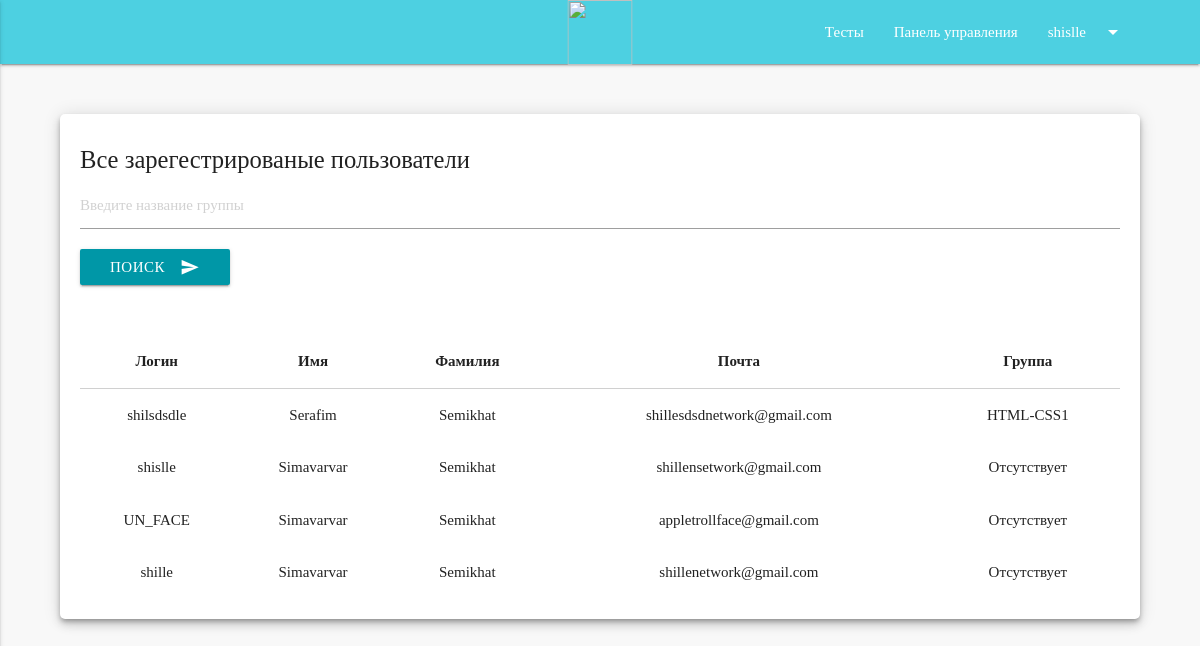
The page /admin-groups (signed in) on the database its author committed.
### tables this page shows
CREATE TABLE `users` (
  `id` int(11) NOT NULL,
  `login` varchar(255) NOT NULL,
  `password` varchar(255) NOT NULL,
  `name` varchar(255) DEFAULT NULL,
  `surname` varchar(255) NOT NULL,
  `birth_date` varchar(255) NOT NULL,
  `email` varchar(255) NOT NULL,
  `token` text NOT NULL,
  `verefy` int(11) NOT NULL,
  `tel` varchar(255) NOT NULL,
  `registration_date` date NOT NULL,
  `group_id` varchar(255) NOT NULL DEFAULT 'Отсутствует',
  `role_id` int(11) NOT NULL
);

### app/Connection.php (called while the page is built, shortened)
<?php
class Connection
{
    private static $instance;
    private $connection;
    private function __construct()
    {
        $this->connection = new mysqli(self::SERVER_NAME, self::USERNAME, self::PASSWORD, self::DB_NAME);
        $this->connection->set_charset("utf8");
    }
    public static function getInstance()
    {
        if (!self::$instance) {
            self::$instance = new Connection();
        }
        return self::$instance;
    }
    public function query($sql) {
        return $this->connection->query($sql);
    }
}

### app/UserObject.php (called while the page is built, shortened)
<?php
class UserObject extends AbstractModel{
    function query($sql)
    {
        return Connection::getInstance()->query($sql);
    }
    public function getElementsTable($row_table,$id)
    {
        $getGroup =  $this->query("SELECT `$row_table` FROM `users` WHERE id='$id'");
        $row_ass = $getGroup->fetch_assoc();
        return $row_ass[$row_table];
    }
}

### app/Admin.php (called while the page is built, shortened)
<?php
class Admin extends UserObject {
    private $table = '`users`';
    public function AllTable(){
        return $this->query("SELECT * FROM " . $this->table);
    }
}

### resources/views/account/admin-groups.php (the view, shortened to what this page needs)
<?php
$admin = new Admin();
$id = $_SESSION['user'][0];
?>
<?php if($admin->getElementsTable('role_id',$id) == 3 || $admin->getElementsTable('role_id',$id) == 2):?>
    <?php require "../layouts/adminnav.php"; ?>
<div class="container">
    <div id="test1" class="col s12 admin-panel z-depth-3">
        <h5>Все зарегестрированые пользователи</h5>
        <table class="highlight">
            <form action="admin-groups" method="post">
                <input name="search" placeholder="Введите название группы" type="text" required>
                <button class="btn waves-effect waves-light cyan darken-2 white-text" style="margin-bottom: 50px;" type="submit" name="action">Поиск
                    <i class="material-icons right">send</i>
                </button>
            </form>
            <thead>
            <tr>
                <th>Логин</th>
                <th>Имя</th>
                <th>Фамилия</th>
                <th>Почта</th>
                <th>Группа</th>
            </tr>
            </thead>
            <tbody>
            <?php
            $users = $admin->AllTable();
            while ($user = $users->fetch_row()) {
                ?>
                <tr>
                    <td><?php  echo $user[1]; ?></td>
                    <td><?php  echo $user[3]; ?></td>
                    <td><?php  echo $user[4]; ?></td>
                    <td><?php  echo $user[6]; ?></td>
                    <td><?php  echo $user[11]; ?></td>
                </tr>
            <?php } ?>
            </tbody>
        </table>
    </div>
</div>
<?php endif; ?>

### public/css/style.css (style rules this page uses)
html { font-family: Calibri; height: 100%; }
body { background-color: #f8f8f8; }
td, th, tr { text-align: center; }
.admin-panel { background-color: #fff; border-radius: 5px; padding: 20px; margin-top: 50px; }

### rows shown on the page
users: login "shilsdsdle", name "Serafim", surname "Semikhat", email "shillesdsdnetwork@gmail.com", group "HTML-CSS1"
users: login "shislle", name "Simavarvar", surname "Semikhat", email "shillensetwork@gmail.com", group "Отсутствует"
users: login "UN_FACE", name "Simavarvar", surname "Semikhat", email "appletrollface@gmail.com", group "Отсутствует"
users: login "shille", name "Simavarvar", surname "Semikhat", email "shillenetwork@gmail.com", group "Отсутствует"

### other values the page prints
$_SESSION['user'][1] "shislle"
